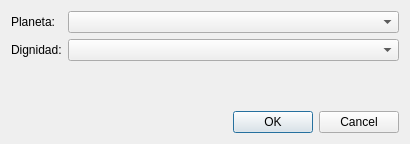
<?xml version="1.0" encoding="UTF-8"?>
<ui version="4.0">
 <class>dignityDialog</class>
 <widget class="QDialog" name="dignityDialog">
  <property name="windowModality">
   <enum>Qt::ApplicationModal</enum>
  </property>
  <property name="geometry">
   <rect>
    <x>0</x>
    <y>0</y>
    <width>410</width>
    <height>144</height>
   </rect>
  </property>
  <property name="windowTitle">
   <string>Agregar/Modificar Dignidades</string>
  </property>
  <layout class="QVBoxLayout" name="verticalLayout">
   <item>
    <layout class="QFormLayout" name="formLayout">
     <property name="fieldGrowthPolicy">
      <enum>QFormLayout::AllNonFixedFieldsGrow</enum>
     </property>
     <item row="0" column="0">
      <widget class="QLabel" name="planetaLabel">
       <property name="text">
        <string>Planeta:</string>
       </property>
      </widget>
     </item>
     <item row="0" column="1">
      <widget class="QComboBox" name="planetaComboBox"/>
     </item>
     <item row="1" column="0">
      <widget class="QLabel" name="dignidadLabel">
       <property name="text">
        <string>Dignidad:</string>
       </property>
      </widget>
     </item>
     <item row="1" column="1">
      <widget class="QComboBox" name="dignidadComboBox"/>
     </item>
    </layout>
   </item>
   <item>
    <widget class="QDialogButtonBox" name="buttonBox">
     <property name="standardButtons">
      <set>QDialogButtonBox::Cancel|QDialogButtonBox::Ok</set>
     </property>
    </widget>
   </item>
  </layout>
 </widget>
 <resources/>
 <connections/>
</ui>
